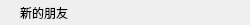
<?xml version="1.0" encoding="UTF-8"?>
<ui version="4.0">
 <class>GroupTipItem</class>
 <widget class="QWidget" name="GroupTipItem">
  <property name="geometry">
   <rect>
    <x>0</x>
    <y>0</y>
    <width>250</width>
    <height>25</height>
   </rect>
  </property>
  <property name="minimumSize">
   <size>
    <width>250</width>
    <height>25</height>
   </size>
  </property>
  <property name="maximumSize">
   <size>
    <width>250</width>
    <height>25</height>
   </size>
  </property>
  <property name="windowTitle">
   <string>GroupTipItem</string>
  </property>
  <layout class="QVBoxLayout" name="verticalLayout">
   <property name="spacing">
    <number>0</number>
   </property>
   <property name="leftMargin">
    <number>20</number>
   </property>
   <property name="topMargin">
    <number>0</number>
   </property>
   <property name="rightMargin">
    <number>0</number>
   </property>
   <property name="bottomMargin">
    <number>0</number>
   </property>
   <item>
    <widget class="QLabel" name="label">
     <property name="text">
      <string>新的朋友</string>
     </property>
    </widget>
   </item>
  </layout>
 </widget>
 <resources/>
 <connections/>
</ui>
